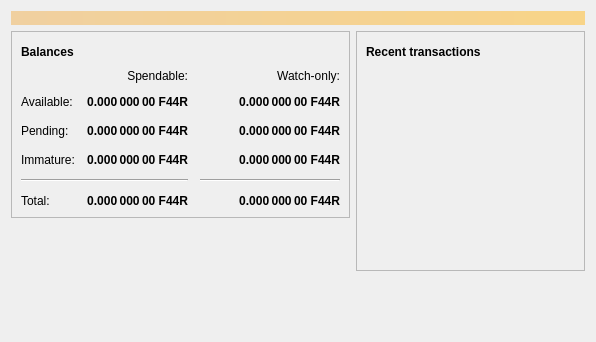
<?xml version="1.0" encoding="UTF-8"?>
<ui version="4.0">
 <class>OverviewPage</class>
 <widget class="QWidget" name="OverviewPage">
  <property name="geometry">
   <rect>
    <x>0</x>
    <y>0</y>
    <width>596</width>
    <height>342</height>
   </rect>
  </property>
  <property name="windowTitle">
   <string>Form</string>
  </property>
  <layout class="QVBoxLayout" name="topLayout">
   <item>
    <widget class="QLabel" name="labelAlerts">
     <property name="visible">
      <bool>false</bool>
     </property>
     <property name="styleSheet">
      <string notr="true">QLabel { background-color: qlineargradient(x1: 0, y1: 0, x2: 1, y2: 0, stop:0 #F0D0A0, stop:1 #F8D488); color:#000000; }</string>
     </property>
     <property name="wordWrap">
      <bool>true</bool>
     </property>
     <property name="margin">
      <number>3</number>
     </property>
     <property name="textInteractionFlags">
      <set>Qt::TextSelectableByMouse</set>
     </property>
    </widget>
   </item>
   <item>
    <layout class="QHBoxLayout" name="horizontalLayout" stretch="1,1">
     <item>
      <layout class="QVBoxLayout" name="verticalLayout_2">
       <item>
        <widget class="QFrame" name="frame">
         <property name="frameShape">
          <enum>QFrame::StyledPanel</enum>
         </property>
         <property name="frameShadow">
          <enum>QFrame::Raised</enum>
         </property>
         <layout class="QVBoxLayout" name="verticalLayout_4">
          <item>
           <layout class="QHBoxLayout" name="horizontalLayout_4">
            <item>
             <widget class="QLabel" name="label_5">
              <property name="font">
               <font>
                <weight>75</weight>
                <bold>true</bold>
               </font>
              </property>
              <property name="text">
               <string>Balances</string>
              </property>
             </widget>
            </item>
            <item>
             <widget class="QPushButton" name="labelWalletStatus">
              <property name="enabled">
               <bool>true</bool>
              </property>
              <property name="maximumSize">
               <size>
                <width>30</width>
                <height>16777215</height>
               </size>
              </property>
              <property name="toolTip">
               <string>The displayed information may be out of date. Your wallet automatically synchronizes with the F44RedCoin network after a connection is established, but this process has not completed yet.</string>
              </property>
              <property name="text">
               <string/>
              </property>
              <property name="icon">
               <iconset resource="../bitcoin.qrc">
                <normaloff>:/icons/warning</normaloff>
                <disabledoff>:/icons/warning</disabledoff>:/icons/warning</iconset>
              </property>
              <property name="iconSize">
               <size>
                <width>24</width>
                <height>24</height>
               </size>
              </property>
              <property name="flat">
               <bool>true</bool>
              </property>
             </widget>
            </item>
            <item>
             <spacer name="horizontalSpacer_3">
              <property name="orientation">
               <enum>Qt::Horizontal</enum>
              </property>
              <property name="sizeHint" stdset="0">
               <size>
                <width>40</width>
                <height>20</height>
               </size>
              </property>
             </spacer>
            </item>
           </layout>
          </item>
          <item>
           <layout class="QGridLayout" name="gridLayout">
            <property name="spacing">
             <number>12</number>
            </property>
            <item row="2" column="2">
             <widget class="QLabel" name="labelWatchPending">
              <property name="font">
               <font>
                <weight>75</weight>
                <bold>true</bold>
               </font>
              </property>
              <property name="cursor">
               <cursorShape>IBeamCursor</cursorShape>
              </property>
              <property name="toolTip">
               <string>Unconfirmed transactions to watch-only addresses</string>
              </property>
              <property name="text">
               <string notr="true">0.000 000 00 F44R</string>
              </property>
              <property name="alignment">
               <set>Qt::AlignRight|Qt::AlignTrailing|Qt::AlignVCenter</set>
              </property>
              <property name="textInteractionFlags">
               <set>Qt::LinksAccessibleByMouse|Qt::TextSelectableByKeyboard|Qt::TextSelectableByMouse</set>
              </property>
             </widget>
            </item>
            <item row="2" column="1">
             <widget class="QLabel" name="labelUnconfirmed">
              <property name="font">
               <font>
                <weight>75</weight>
                <bold>true</bold>
               </font>
              </property>
              <property name="cursor">
               <cursorShape>IBeamCursor</cursorShape>
              </property>
              <property name="toolTip">
               <string>Total of transactions that have yet to be confirmed, and do not yet count toward the spendable balance</string>
              </property>
              <property name="text">
               <string notr="true">0.000 000 00 F44R</string>
              </property>
              <property name="alignment">
               <set>Qt::AlignRight|Qt::AlignTrailing|Qt::AlignVCenter</set>
              </property>
              <property name="textInteractionFlags">
               <set>Qt::LinksAccessibleByMouse|Qt::TextSelectableByKeyboard|Qt::TextSelectableByMouse</set>
              </property>
             </widget>
            </item>
            <item row="3" column="2">
             <widget class="QLabel" name="labelWatchImmature">
              <property name="font">
               <font>
                <weight>75</weight>
                <bold>true</bold>
               </font>
              </property>
              <property name="cursor">
               <cursorShape>IBeamCursor</cursorShape>
              </property>
              <property name="toolTip">
               <string>Mined balance in watch-only addresses that has not yet matured</string>
              </property>
              <property name="text">
               <string notr="true">0.000 000 00 F44R</string>
              </property>
              <property name="alignment">
               <set>Qt::AlignRight|Qt::AlignTrailing|Qt::AlignVCenter</set>
              </property>
              <property name="textInteractionFlags">
               <set>Qt::LinksAccessibleByMouse|Qt::TextSelectableByKeyboard|Qt::TextSelectableByMouse</set>
              </property>
             </widget>
            </item>
            <item row="4" column="0" colspan="2">
             <widget class="Line" name="line">
              <property name="orientation">
               <enum>Qt::Horizontal</enum>
              </property>
             </widget>
            </item>
            <item row="4" column="2">
             <widget class="Line" name="lineWatchBalance">
              <property name="sizePolicy">
               <sizepolicy hsizetype="Preferred" vsizetype="Fixed">
                <horstretch>0</horstretch>
                <verstretch>0</verstretch>
               </sizepolicy>
              </property>
              <property name="minimumSize">
               <size>
                <width>140</width>
                <height>0</height>
               </size>
              </property>
              <property name="orientation">
               <enum>Qt::Horizontal</enum>
              </property>
             </widget>
            </item>
            <item row="5" column="0">
             <widget class="QLabel" name="labelTotalText">
              <property name="text">
               <string>Total:</string>
              </property>
             </widget>
            </item>
            <item row="3" column="1">
             <widget class="QLabel" name="labelImmature">
              <property name="font">
               <font>
                <weight>75</weight>
                <bold>true</bold>
               </font>
              </property>
              <property name="cursor">
               <cursorShape>IBeamCursor</cursorShape>
              </property>
              <property name="toolTip">
               <string>Mined balance that has not yet matured</string>
              </property>
              <property name="text">
               <string notr="true">0.000 000 00 F44R</string>
              </property>
              <property name="alignment">
               <set>Qt::AlignRight|Qt::AlignTrailing|Qt::AlignVCenter</set>
              </property>
              <property name="textInteractionFlags">
               <set>Qt::LinksAccessibleByMouse|Qt::TextSelectableByKeyboard|Qt::TextSelectableByMouse</set>
              </property>
             </widget>
            </item>
            <item row="2" column="3">
             <spacer name="horizontalSpacer_2">
              <property name="orientation">
               <enum>Qt::Horizontal</enum>
              </property>
              <property name="sizeHint" stdset="0">
               <size>
                <width>40</width>
                <height>20</height>
               </size>
              </property>
             </spacer>
            </item>
            <item row="3" column="0">
             <widget class="QLabel" name="labelImmatureText">
              <property name="text">
               <string>Immature:</string>
              </property>
             </widget>
            </item>
            <item row="5" column="1">
             <widget class="QLabel" name="labelTotal">
              <property name="font">
               <font>
                <weight>75</weight>
                <bold>true</bold>
               </font>
              </property>
              <property name="cursor">
               <cursorShape>IBeamCursor</cursorShape>
              </property>
              <property name="toolTip">
               <string>Your current total balance</string>
              </property>
              <property name="text">
               <string notr="true">0.000 000 00 F44R</string>
              </property>
              <property name="alignment">
               <set>Qt::AlignRight|Qt::AlignTrailing|Qt::AlignVCenter</set>
              </property>
              <property name="textInteractionFlags">
               <set>Qt::LinksAccessibleByMouse|Qt::TextSelectableByKeyboard|Qt::TextSelectableByMouse</set>
              </property>
             </widget>
            </item>
            <item row="5" column="2">
             <widget class="QLabel" name="labelWatchTotal">
              <property name="font">
               <font>
                <weight>75</weight>
                <bold>true</bold>
               </font>
              </property>
              <property name="cursor">
               <cursorShape>IBeamCursor</cursorShape>
              </property>
              <property name="toolTip">
               <string>Current total balance in watch-only addresses</string>
              </property>
              <property name="text">
               <string notr="true">0.000 000 00 F44R</string>
              </property>
              <property name="alignment">
               <set>Qt::AlignRight|Qt::AlignTrailing|Qt::AlignVCenter</set>
              </property>
              <property name="textInteractionFlags">
               <set>Qt::LinksAccessibleByMouse|Qt::TextSelectableByKeyboard|Qt::TextSelectableByMouse</set>
              </property>
             </widget>
            </item>
            <item row="0" column="2">
             <widget class="QLabel" name="labelWatchonly">
              <property name="text">
               <string>Watch-only:</string>
              </property>
              <property name="alignment">
               <set>Qt::AlignRight|Qt::AlignTrailing|Qt::AlignVCenter</set>
              </property>
             </widget>
            </item>
            <item row="1" column="0">
             <widget class="QLabel" name="labelBalanceText">
              <property name="text">
               <string>Available:</string>
              </property>
             </widget>
            </item>
            <item row="1" column="1">
             <widget class="QLabel" name="labelBalance">
              <property name="font">
               <font>
                <weight>75</weight>
                <bold>true</bold>
               </font>
              </property>
              <property name="cursor">
               <cursorShape>IBeamCursor</cursorShape>
              </property>
              <property name="toolTip">
               <string>Your current spendable balance</string>
              </property>
              <property name="text">
               <string notr="true">0.000 000 00 F44R</string>
              </property>
              <property name="alignment">
               <set>Qt::AlignRight|Qt::AlignTrailing|Qt::AlignVCenter</set>
              </property>
              <property name="textInteractionFlags">
               <set>Qt::LinksAccessibleByMouse|Qt::TextSelectableByKeyboard|Qt::TextSelectableByMouse</set>
              </property>
             </widget>
            </item>
            <item row="1" column="2">
             <widget class="QLabel" name="labelWatchAvailable">
              <property name="font">
               <font>
                <weight>75</weight>
                <bold>true</bold>
               </font>
              </property>
              <property name="cursor">
               <cursorShape>IBeamCursor</cursorShape>
              </property>
              <property name="toolTip">
               <string>Your current balance in watch-only addresses</string>
              </property>
              <property name="text">
               <string notr="true">0.000 000 00 F44R</string>
              </property>
              <property name="alignment">
               <set>Qt::AlignRight|Qt::AlignTrailing|Qt::AlignVCenter</set>
              </property>
              <property name="textInteractionFlags">
               <set>Qt::LinksAccessibleByMouse|Qt::TextSelectableByKeyboard|Qt::TextSelectableByMouse</set>
              </property>
             </widget>
            </item>
            <item row="2" column="0">
             <widget class="QLabel" name="labelPendingText">
              <property name="text">
               <string>Pending:</string>
              </property>
             </widget>
            </item>
            <item row="0" column="1">
             <widget class="QLabel" name="labelSpendable">
              <property name="text">
               <string>Spendable:</string>
              </property>
              <property name="alignment">
               <set>Qt::AlignRight|Qt::AlignTrailing|Qt::AlignVCenter</set>
              </property>
             </widget>
            </item>
           </layout>
          </item>
         </layout>
        </widget>
       </item>
       <item>
        <spacer name="verticalSpacer">
         <property name="orientation">
          <enum>Qt::Vertical</enum>
         </property>
         <property name="sizeHint" stdset="0">
          <size>
           <width>20</width>
           <height>40</height>
          </size>
         </property>
        </spacer>
       </item>
      </layout>
     </item>
     <item>
      <layout class="QVBoxLayout" name="verticalLayout_3">
       <item>
        <widget class="QFrame" name="frame_2">
         <property name="frameShape">
          <enum>QFrame::StyledPanel</enum>
         </property>
         <property name="frameShadow">
          <enum>QFrame::Raised</enum>
         </property>
         <layout class="QVBoxLayout" name="verticalLayout">
          <item>
           <layout class="QHBoxLayout" name="horizontalLayout_2">
            <item>
             <widget class="QLabel" name="label_4">
              <property name="font">
               <font>
                <weight>75</weight>
                <bold>true</bold>
               </font>
              </property>
              <property name="text">
               <string>Recent transactions</string>
              </property>
             </widget>
            </item>
            <item>
             <widget class="QPushButton" name="labelTransactionsStatus">
              <property name="enabled">
               <bool>true</bool>
              </property>
              <property name="maximumSize">
               <size>
                <width>30</width>
                <height>16777215</height>
               </size>
              </property>
              <property name="toolTip">
               <string>The displayed information may be out of date. Your wallet automatically synchronizes with the F44RedCoin network after a connection is established, but this process has not completed yet.</string>
              </property>
              <property name="text">
               <string/>
              </property>
              <property name="icon">
               <iconset resource="../bitcoin.qrc">
                <normaloff>:/icons/warning</normaloff>
                <disabledoff>:/icons/warning</disabledoff>:/icons/warning</iconset>
              </property>
              <property name="iconSize">
               <size>
                <width>24</width>
                <height>24</height>
               </size>
              </property>
              <property name="flat">
               <bool>true</bool>
              </property>
             </widget>
            </item>
            <item>
             <spacer name="horizontalSpacer">
              <property name="orientation">
               <enum>Qt::Horizontal</enum>
              </property>
              <property name="sizeHint" stdset="0">
               <size>
                <width>40</width>
                <height>20</height>
               </size>
              </property>
             </spacer>
            </item>
           </layout>
          </item>
          <item>
           <widget class="QListView" name="listTransactions">
            <property name="styleSheet">
             <string notr="true">QListView { background: transparent; }</string>
            </property>
            <property name="frameShape">
             <enum>QFrame::NoFrame</enum>
            </property>
            <property name="verticalScrollBarPolicy">
             <enum>Qt::ScrollBarAlwaysOff</enum>
            </property>
            <property name="horizontalScrollBarPolicy">
             <enum>Qt::ScrollBarAlwaysOff</enum>
            </property>
            <property name="selectionMode">
             <enum>QAbstractItemView::NoSelection</enum>
            </property>
           </widget>
          </item>
         </layout>
        </widget>
       </item>
       <item>
        <spacer name="verticalSpacer_2">
         <property name="orientation">
          <enum>Qt::Vertical</enum>
         </property>
         <property name="sizeHint" stdset="0">
          <size>
           <width>20</width>
           <height>40</height>
          </size>
         </property>
        </spacer>
       </item>
      </layout>
     </item>
    </layout>
   </item>
  </layout>
 </widget>
 <resources/>
 <connections/>
</ui>
